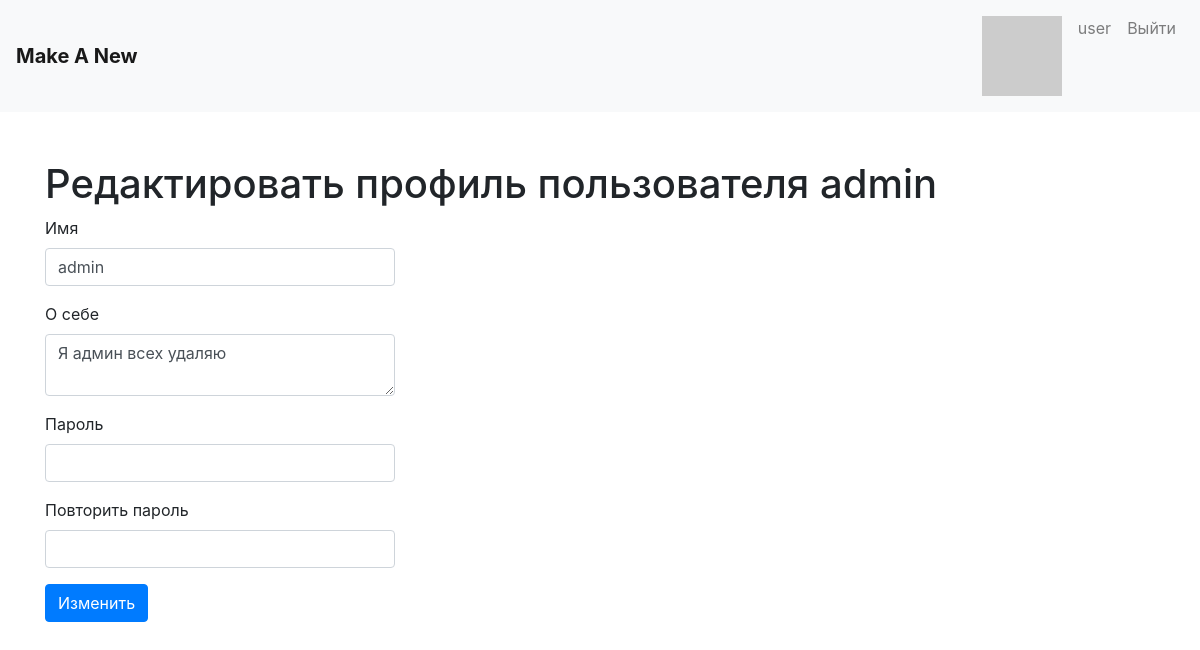
Page /edit-profile?id=1 (signed in) on the committed database.
### app/models.py (models this page shows, shortened)
class User(UserMixin, db.Model):
    __tablename__ = 'users'
    id = db.Column(db.Integer, primary_key=True)
    username = db.Column(db.String(64), nullable=False, index=True, unique=True)
    password_hash = db.Column(db.String(128), nullable=False, index=True)
    about_me = db.Column(db.String(140))
    last_seen = db.Column(db.DateTime, default=datetime.datetime.utcnow)
    posts = db.relationship('Post', backref='author', lazy='dynamic')
    def avatar(self, size):
        digest = md5(self.username.lower().encode('utf-8')).hexdigest()
        return 'https://www.gravatar.com/avatar/{}?d=retro&s={}'.format(
            digest, size)

### app/routes.py (the view)
@app.route('/edit-profile', methods=['GET', 'POST'])
def edit_profile():
    profile_id = request.args.get("id", current_user.id, type=int)
    u = User.query.filter(User.id == profile_id).first()
    form = EditProfileForm()
    if form.validate_on_submit():
        u.username = form.username.data
        u.about_me = form.about_me.data
        if form.password.data != '':
            u.set_password(form.password.data)
        db.session.commit()
        flash('Ваши изменения сохранены!')
        return redirect(url_for('edit_profile', id=profile_id))
    elif request.method == 'GET':
        form.username.data = u.username
        form.password.data = ''
        form.about_me.data = u.about_me
    return render_template("edit-profile.html",
                           title='Редактировать профиль',
                           user=u,
                           form=form)

### app/forms.py
class EditProfileForm(FlaskForm):
    username = StringField('Имя', validators=[DataRequired()])
    about_me = TextAreaField('О себе', validators=[Length(min=0, max=140)])
    password = PasswordField('Пароль')
    password2 = PasswordField('Повторить пароль',
                              validators=[EqualTo('password')])
    submit = SubmitField('Изменить')

### app/models.py (called while the page is built)
@login_manager.user_loader
def load_user(id):
    return User.query.get(int(id))

### app/routes.py (called while the page is built)
@app.before_request
def before_request():
    if current_user.is_authenticated:
        current_user.last_seen = datetime.datetime.utcnow()
        db.session.commit()

### app/templates/edit-profile.html
{% extends "base.html" %}
{% import 'bootstrap/form.html' as wtf %}
{% block app_content %}
    <h1>Редактировать профиль пользователя {{ user.username }}</h1>
    <div class="row">
            <div class="col-md-4">
                {{ wtf.render_form(form) }}
            </div>
    </div>
{% endblock %}

### app/templates/base.html (shortened to what this page needs)
{% extends 'bootstrap.html' %}
{% from 'bootstrap/nav.html' import render_nav_item %}
{% block navbar %}
<nav class="navbar navbar-expand-lg navbar-light bg-light">
    <a class="navbar-brand" href="{{ url_for('index') }}"><b>Make A New</b></a>
    <div class="collapse navbar-collapse" id="navbarSupportedContent">
    <ul class="navbar-nav">
        {% if current_user.is_anonymous %}
            <li class="nav-item"><a class="nav-link" href="{{ url_for('register') }}">Зарегистрироваться</a></li>
            <li class="nav-item"><a class="nav-link" href="{{ url_for('login') }}">Войти</a></li>
        {% else %}
            <li class="nav-item"><a class="nav-link" href="{{ url_for('user', username=current_user.username) }}"><img src="{{ user.avatar(32) }}"></a></li>
            <li class="nav-item"><a class="nav-link" href="{{ url_for('user', username=current_user.username) }}">{{ current_user.username }}</a></li>
            <li class="nav-item"><a class="nav-link" href="{{ url_for('logout') }}">Выйти</a></li>
        {% endif %}
    </ul>
  </div>
</nav>
{% endblock %}
{% block content %}
    <div class="container mt-5 mb-5">
        {% block app_content %}
        {% endblock %}
    </div>
{% endblock %}

### rows in the picture
User: username "user"
User: username "admin", about_me "Я админ всех удаляю"
